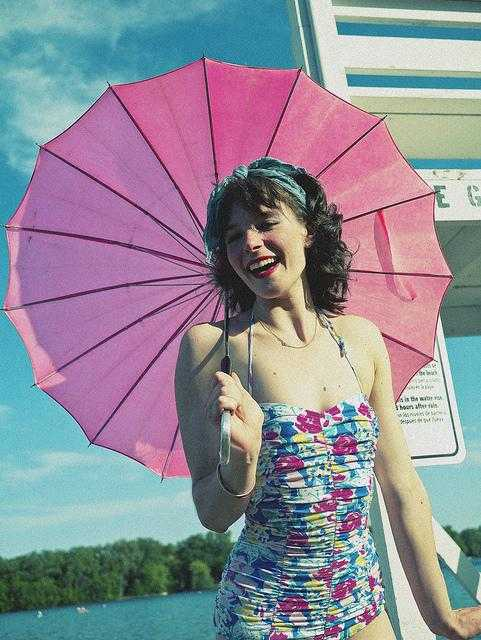
#> input picture public_dataset/COCO_person/000000000036.jpg, 481 x 640 px
$ python im2array.py
#> lines starting #> are read from the running program, lines starting #| are printed output that depends on the picture; long printed decimals are rounded
#!/bin/env python3

import numpy as np
import cv2
import sys
from typing import Tuple, Union

def letterbox(img: np.ndarray, new_shape: Tuple = (640, 640)) -> Tuple[np.ndarray, Tuple[float, float]]:
    """Resizes and reshapes images while maintaining aspect ratio by adding padding, suitable for YOLO models."""
    shape = img.shape[:2]  # current shape [height, width]

    # Scale ratio (new / old)
    r = min(new_shape[0] / shape[0], new_shape[1] / shape[1])

    # Compute padding
    new_unpad = int(round(shape[1] * r)), int(round(shape[0] * r))
    dw, dh = (new_shape[1] - new_unpad[0]) / 2, (new_shape[0] - new_unpad[1]) / 2  # wh padding

    if shape[::-1] != new_unpad:  # resize
        img = cv2.resize(img, new_unpad, interpolation=cv2.INTER_LINEAR)
    top, bottom = int(round(dh - 0.1)), int(round(dh + 0.1))
    left, right = int(round(dw - 0.1)), int(round(dw + 0.1))
    img = cv2.copyMakeBorder(img, top, bottom, left, right, cv2.BORDER_CONSTANT, value=(114, 114, 114))

    return img, (top / img.shape[0], left / img.shape[1])

def preprocess(img: np.ndarray, new_shape: Tuple = (640, 640)) -> Tuple[np.ndarray, Tuple[float, float]]:
    """
    Preprocesses the input image before performing inference.

    Args:
        img (np.ndarray): The input image to be preprocessed.

    Returns:
        Tuple[np.ndarray, Tuple[float, float]]: A tuple containing:
            - The preprocessed image (np.ndarray).
            - A tuple of two float values representing the padding applied (top/bottom, left/right).
    """
    img, pad = letterbox(img, new_shape)
    print(pad)
    img = img[..., ::-1][None]  # N,H,W,C for TFLite
    img = np.ascontiguousarray(img)
    img = img.astype(np.uint8)
    return img, pad

def load_and_resize_img(img, new_shape):
#> called with new_shape = (256, 256)
    img = cv2.imread(img)
#> img is the input picture: shape (640, 481, 3); mean B, G, R 151.3, 140.4, 142.7
    x_test = cv2.cvtColor(img, cv2.COLOR_BGR2RGB)
    H, W, _ = img.shape
#> H = 640; W = 481
    print(f"img.shape is (%d %d), resize shape is {new_shape}" % (H, W))
#| img.shape is (640 481), resize shape is (256, 256)

    x_test, pad = preprocess(x_test, new_shape)
#> in letterbox, `img = cv2.resize(img, new_unpad, interpolation=cv2.INTER_LINEAR)`:
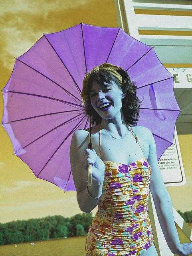
#> img: shape (256, 192, 3); mean of channels 0, 1, 2 142.6, 140.3, 151.2; drawn as B, G, R
#> in letterbox, `img = cv2.copyMakeBorder(img, top, bottom, left, right, cv2.BORDER_CON..`:
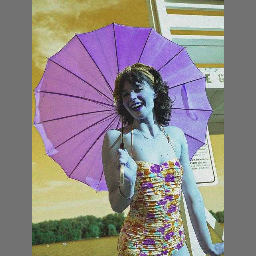
#> img: shape (256, 256, 3); mean of channels 0, 1, 2 135.4, 133.7, 141.9; drawn as B, G, R
#> in preprocess, `img, pad = letterbox(img, new_shape)`: pad = (0, 0.125)
#| (0.0, 0.125)
#> pad = (0, 0.125)

    print(f"x_test.shape is {x_test.shape}, Pad = {pad}")
#| x_test.shape is (1, 256, 256, 3), Pad = (0.0, 0.125)

    return x_test, pad

def im2array(data, c_file):
    test = list(data.flatten())
    with open (c_file, 'w') as f:
        header_line = "unsigned char imgArray[" + str(len(test)) + "]" + " = {\n"
        f.write(header_line)

        for i in range(0, len(test), 12):
            chunk = test[i:i+12]
            line = ", ".join([str(hex(x)) for x in chunk])
            line += ","
            f.write(f"    {line}\n")

        f.write("};\n")

if __name__ == "__main__":
    img = "../../../../public_dataset/COCO_person/000000000036.jpg"
    target_h = 256
    target_w = 256
    x_test, pad = load_and_resize_img(img, (target_h, target_w))
#> pad = (0, 0.125)
    c_file = "test_image_provider.cc"
    im2array(x_test, c_file)
#> in im2array, `test = list(data.flatten())`: test = 196608 items
#> the loop in im2array, `for i in range(0, len(test), 12):` made 16384 passes
#> (i, chunk) on passes 2 to 4: (12, [114, 114, 114, 114, 114, 114, 114, 114, 114, 114, 114, 114]), (24, [114, 114, 114, 114, 114, 114, 114, 114, 114, 114, 114, 114]), (36, [114, 114, 114, 114, 114, 114, 114, 114, 114, 114, 114, 114])

$ run again, with public_dataset/COCO_person/000000000049.jpg copied over public_dataset/COCO_person/000000000036.jpg
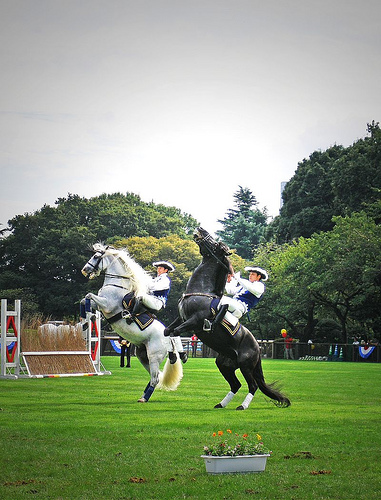
#> input picture public_dataset/COCO_person/000000000049.jpg, 381 x 500 px
#> in load_and_resize_img, img is the input picture: shape (500, 381, 3); mean B, G, R 122.9, 148.2, 135.9
#| img.shape is (500 381), resize shape is (256, 256)
#> in letterbox, `img = cv2.resize(img, new_unpad, interpolation=cv2.INTER_LINEAR)`:
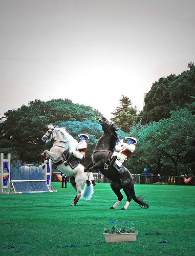
#> img: shape (256, 195, 3); mean of channels 0, 1, 2 135.8, 148.1, 122.7; drawn as B, G, R
#> in letterbox, `img = cv2.copyMakeBorder(img, top, bottom, left, right, cv2.BORDER_CON..`:
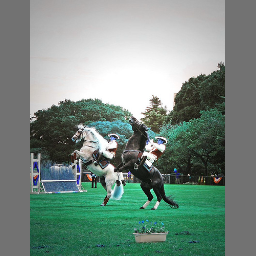
#> img: shape (256, 256, 3); mean of channels 0, 1, 2 130.6, 140, 120.6; drawn as B, G, R
#> in preprocess, `img, pad = letterbox(img, new_shape)`: pad = (0, 0.117)
#| (0.0, 0.1172)
#| x_test.shape is (1, 256, 256, 3), Pad = (0.0, 0.1172)
#> test = 196608 items
#> the loop in im2array, `for i in range(0, len(test), 12):` made 16384 passes
#> (i, chunk) on passes 2 to 4: (12, [114, 114, 114, 114, 114, 114, 114, 114, 114, 114, 114, 114]), (24, [114, 114, 114, 114, 114, 114, 114, 114, 114, 114, 114, 114]), (36, [114, 114, 114, 114, 114, 114, 114, 114, 114, 114, 114, 114])

$ run again, with public_dataset/COCO_person/000000000086.jpg copied over public_dataset/COCO_person/000000000036.jpg
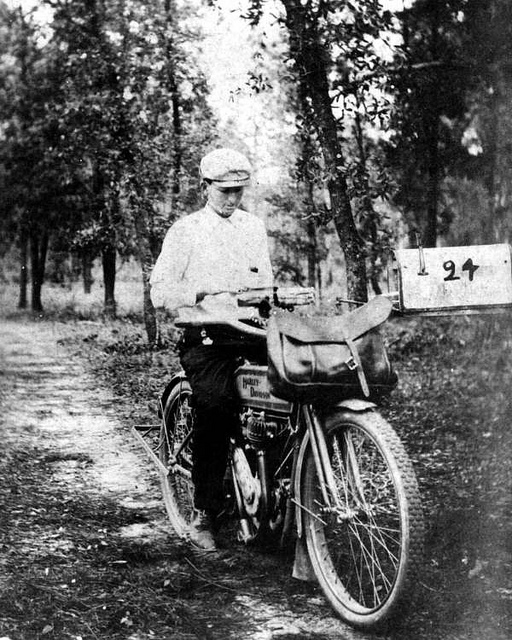
#> input picture public_dataset/COCO_person/000000000086.jpg, 512 x 640 px
#> in load_and_resize_img, img is the input picture: shape (640, 512, 3); min 0, max 255, mean 102.4
#| img.shape is (640 512), resize shape is (256, 256)
#> in letterbox, `img = cv2.resize(img, new_unpad, interpolation=cv2.INTER_LINEAR)`:
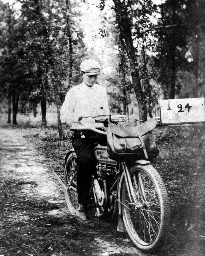
#> img: shape (256, 205, 3); min 0, max 255, mean 102.2
#> in letterbox, `img = cv2.copyMakeBorder(img, top, bottom, left, right, cv2.BORDER_CON..`:
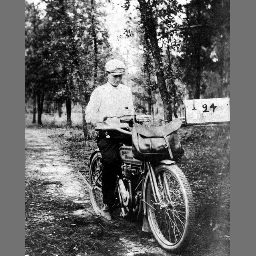
#> img: shape (256, 256, 3); min 0, max 255, mean 104.6
#> in preprocess, `img, pad = letterbox(img, new_shape)`: pad = (0, 0.0977)
#| (0.0, 0.09766)
#| x_test.shape is (1, 256, 256, 3), Pad = (0.0, 0.09766)
#> test = 196608 items
#> the loop in im2array, `for i in range(0, len(test), 12):` made 16384 passes
#> (i, chunk) on passes 2 to 4: (12, [114, 114, 114, 114, 114, 114, 114, 114, 114, 114, 114, 114]), (24, [114, 114, 114, 114, 114, 114, 114, 114, 114, 114, 114, 114]), (36, [114, 114, 114, 114, 114, 114, 114, 114, 114, 114, 114, 114])

$ run again, with public_dataset/COCO_person/000000000110.jpg copied over public_dataset/COCO_person/000000000036.jpg
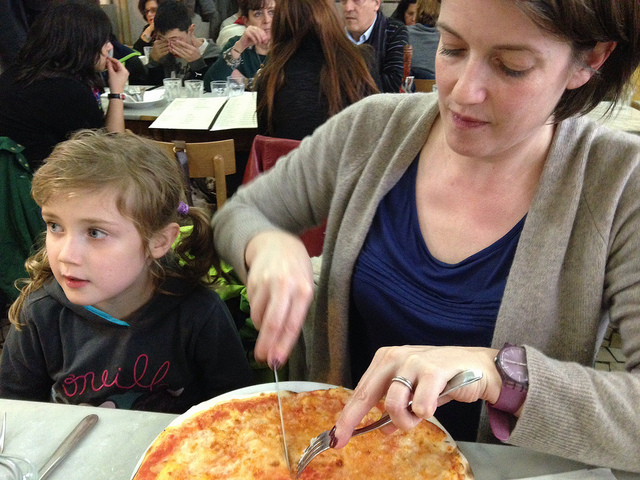
#> input picture public_dataset/COCO_person/000000000110.jpg, 640 x 480 px
#> in load_and_resize_img, img is the input picture: shape (480, 640, 3); mean B, G, R 88.7, 102.1, 118.1
#| img.shape is (480 640), resize shape is (256, 256)
#> in letterbox, `img = cv2.resize(img, new_unpad, interpolation=cv2.INTER_LINEAR)`:
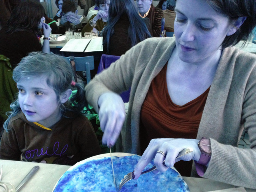
#> img: shape (192, 256, 3); mean of channels 0, 1, 2 118, 102.1, 88.6; drawn as B, G, R
#> in letterbox, `img = cv2.copyMakeBorder(img, top, bottom, left, right, cv2.BORDER_CON..`:
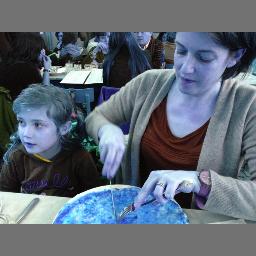
#> img: shape (256, 256, 3); mean of channels 0, 1, 2 117, 105.1, 95; drawn as B, G, R
#> in preprocess, `img, pad = letterbox(img, new_shape)`: pad = (0.125, 0)
#| (0.125, 0.0)
#| x_test.shape is (1, 256, 256, 3), Pad = (0.125, 0.0)
#> test = 196608 items
#> the loop in im2array, `for i in range(0, len(test), 12):` made 16384 passes
#> i on passes 2 to 4: 12, 24, 36
